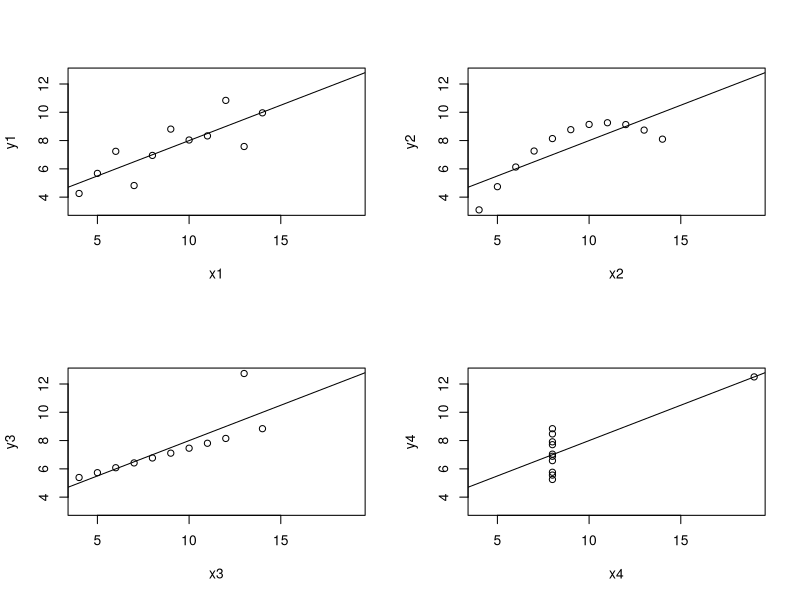
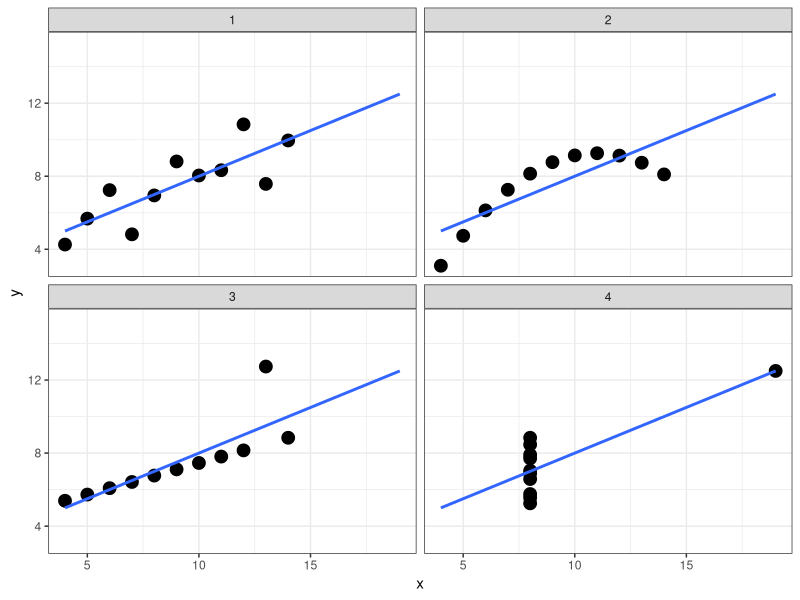
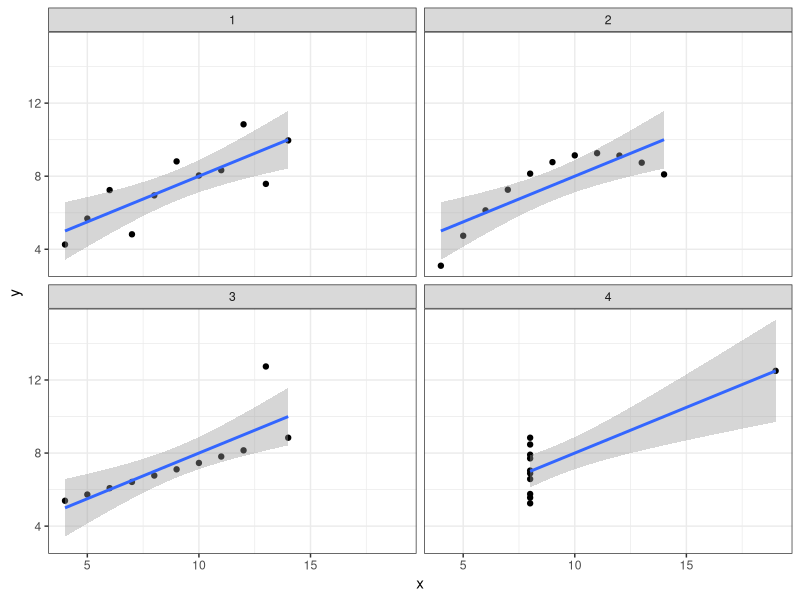

These figures' R source, in order:
## ---- chunk 1
getwd()
## ---- chunk 2
search()
## ---- chunk 3
install.packages("ggplot2", repos="http://cran.nexr.com/")
## ---- chunk 4
library(ggplot2)
## ---- chunk 5
?library
## ---- chunk 6
search()
detach("package:ggplot2")
## ---- chunk 7
search()
## ---- chunk 8
library(ggplot2)
search()
## ---- chunk 9
?help
## ---- chunk 10
help(package=methods)
## ---- chunk 11
data(package="datasets")
## ---- chunk 12
data(anscombe)
## ---- chunk 13
search()
## ---- chunk 14
str(anscombe)
anscombe
## ---- chunk 15
summary(anscombe)
## ---- chunk 16
apply(anscombe,2,sd)
## ---- chunk 17
cor(anscombe)
## ---- chunk 18
cor(anscombe[c(1,5,2,6,3,7,4,8)])
## ---- chunk 19
a<-c(1,5,2,6,3,7,4,8)
## ---- chunk 20
apply(anscombe,2,mean)
apply(anscombe,2,sd)
## ---- chunk 21
attach(anscombe)
## ---- chunk 22
lsfit(x1,y1)$coefficient
lsfit(x2,y2)$coefficient
lsfit(x3,y3)$coefficient
lsfit(x4,y4)$coefficient
## ---- chunk 23
lm(y1~x1,data=anscombe)$coefficient
lm(y2~x2,data=anscombe)$coefficient
lm(y3~x3,data=anscombe)$coefficient
lm(y4~x4,data=anscombe)$coefficient
## ---- chunk 24
x.min<-min(x1,x2,x3,x4)
x.max<-max(x1,x2,x3,x4)
y.min<-min(y1,y2,y3,y4)
y.max<-max(y1,y2,y3,y4)
## ---- chunk 25
par(mfrow=c(2,2))
plot(x1,y1,xlim=c(x.min,x.max),ylim=c(y.min,y.max))
abline(lsfit(x1,y1))
plot(x2,y2,xlim=c(x.min,x.max),ylim=c(y.min,y.max))
abline(lsfit(x2,y2))
plot(x3,y3,xlim=c(x.min,x.max),ylim=c(y.min,y.max))
abline(lsfit(x3,y3))
plot(x4,y4,xlim=c(x.min,x.max),ylim=c(y.min,y.max))
abline(lsfit(x4,y4))
## ---- chunk 26
png(filename="anscombe.png",width=640,height=640)
dev.off()
## ---- chunk 27
library(ggplot2)
search()
## ---- chunk 28
nrow(anscombe)
?gl
a.levels<-gl(4,nrow(anscombe))
a.levels
anscombe.long<-data.frame(x=c(x1,x2,x3,x4),y=c(y1,y2,y3,y4),group=a.levels)
## ---- chunk 29
theme_set(theme_bw())
ggplot(anscombe.long,aes(x,y))+
  geom_point(size=4)+
  geom_smooth(method="lm",fill=NA,fullrange=TRUE)+
  facet_wrap(~group)
## ---- chunk 30
a1.qplot<-qplot(x,y, data=anscombe.long,geom=c("point","smooth"),method="lm")
a1.qplot+facet_wrap(~group,ncol=2)
